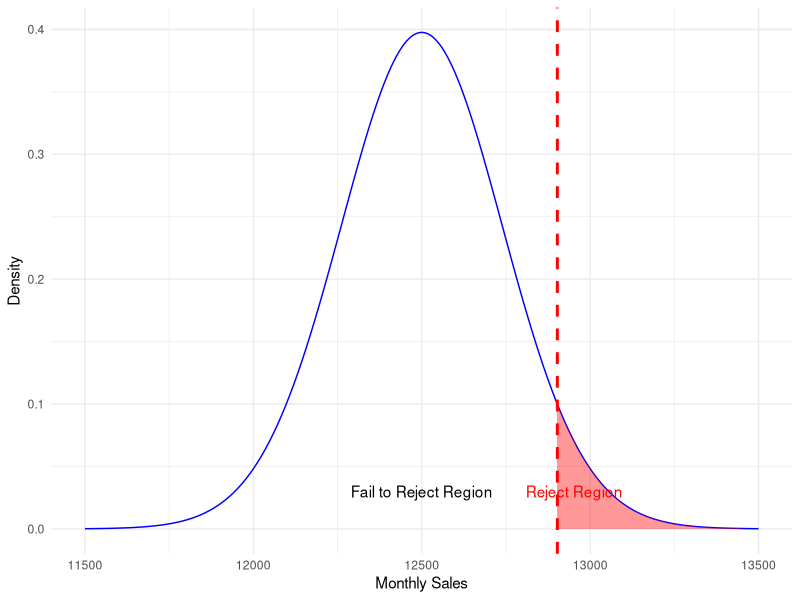
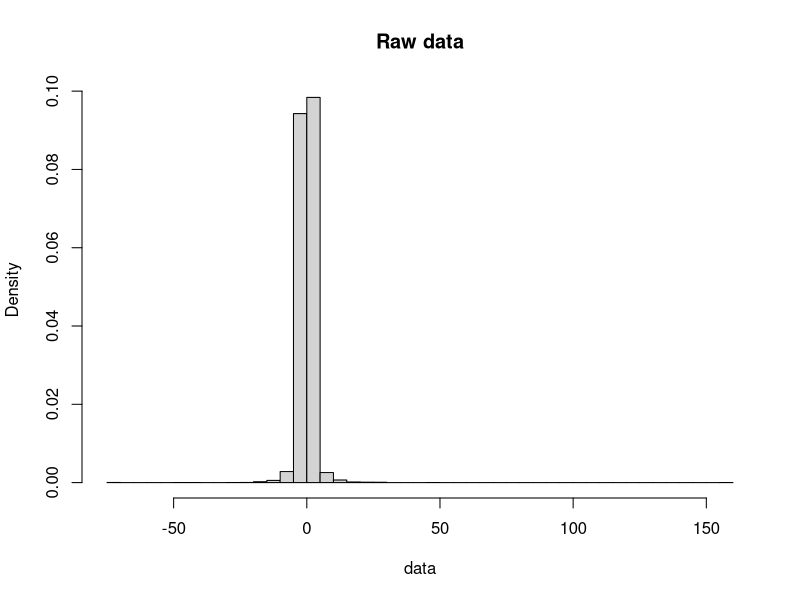
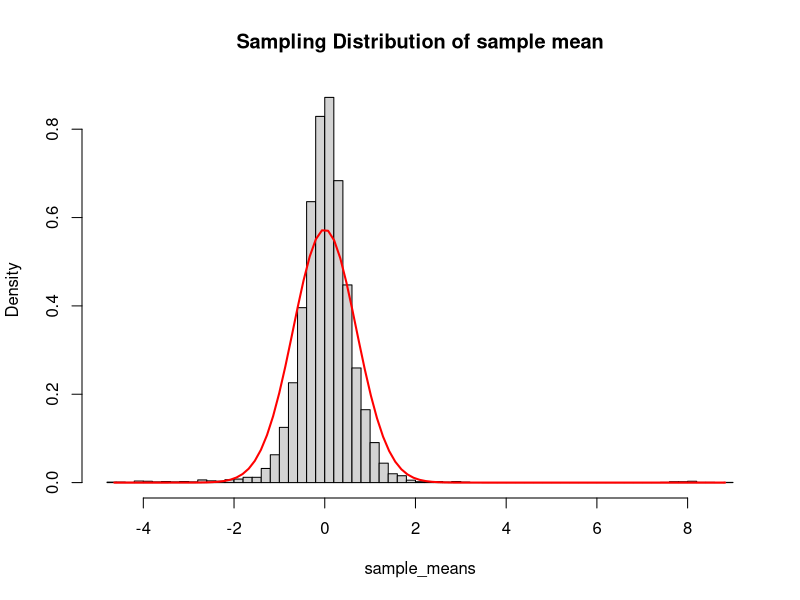

These figures' R source, in order:
## ---- chunk 1
knitr::opts_chunk$set(echo = TRUE)
## ---- chunk 2
    rm(list = ls())

    alpha <- 0.05

    n <- 72
    df <- n-1

    t_critical <- qt(1 - alpha, df)
    t_critical
## ---- chunk 3
    sales <- read.csv(file = "sales.csv", header = FALSE)
    colnames(sales) <- c('monthly_sales')

    mu_0 <- 12500

    mean <- mean(sales$monthly_sales)
    std <- sd(sales$monthly_sales)

    minimum_mean <- mu_0 + t_critical*(std/sqrt(n))

    cat("Minimum mean value rejects the hull hypothesis:", minimum_mean)
## ---- chunk 4
    library(ggplot2)

    x_values <- seq(mu_0 - 1000, mu_0 + 1000, length = 2000)
    sampling_distribution <- dt((x_values - mu_0) / (std / sqrt(n)), df)

    ggplot(data.frame(x_values, sampling_distribution), aes(x = x_values, y = sampling_distribution)) + 
      
      geom_line(color = "blue") +
      
      geom_vline(xintercept = mu_0 + t_critical * (std / sqrt(n)),
                 linetype = "dashed", color = "red", linewidth = 1) +
      
      geom_area(data = data.frame(x_values = x_values
                                  [x_values >= (mu_0 + t_critical * (std / sqrt(n)))], 
                                  sampling_distribution = sampling_distribution
                                  [x_values >= (mu_0 + t_critical * (std / sqrt(n)))]), 
                aes(x = x_values, y = sampling_distribution), fill = "red", alpha = 0.4) +

      annotate("text", x = mu_0 + t_critical * (std / sqrt(n)) + 50, y = 0.03, label = "Reject Region", color = "red") +
      annotate("text", x = mu_0, y = 0.03, label = "Fail to Reject Region", color = "black") +
      
      labs(x = "Monthly Sales", y = "Density") +
      theme_minimal()
## ---- chunk 5
    t_stat <- (mean - mu_0) / (std/sqrt(n))
    print(t_stat)
## ---- chunk 6
    reject_null <- t_stat > t_critical
    cat('Reject Null Hypothesis:', reject_null)
## ---- chunk 7
    mu_1 <- 13000
    sd <- 2050

    se <- sd/sqrt(n)
    t_stat <- (mu_1 - mu_0)/se

    beta <- pt(t_critical, df, ncp = t_stat, lower.tail = TRUE)
    print(beta)
## ---- chunk 8
rm(list = ls())

set.seed(20030121)

N <- 100000
reps <- 10000

df <- 2.1

# data
data <- rt(10000, df)

# calculate K_4
kurtosis_t <- 6 / (df - 2)

# Plot population
hist(data, prob=TRUE, breaks = 50, main = "Raw data")

n <- 20

sample_means <- replicate(reps, mean(sample(data, n, replace = TRUE)))

hist(sample_means, prob=TRUE, breaks = 50, main = "Sampling Distribution of sample mean")

curve(dnorm(x, mean=0, sd=sqrt(var(data)/n)), 
      min(sample_means), max(sample_means), 
      add=TRUE, lwd=2, col="red")
